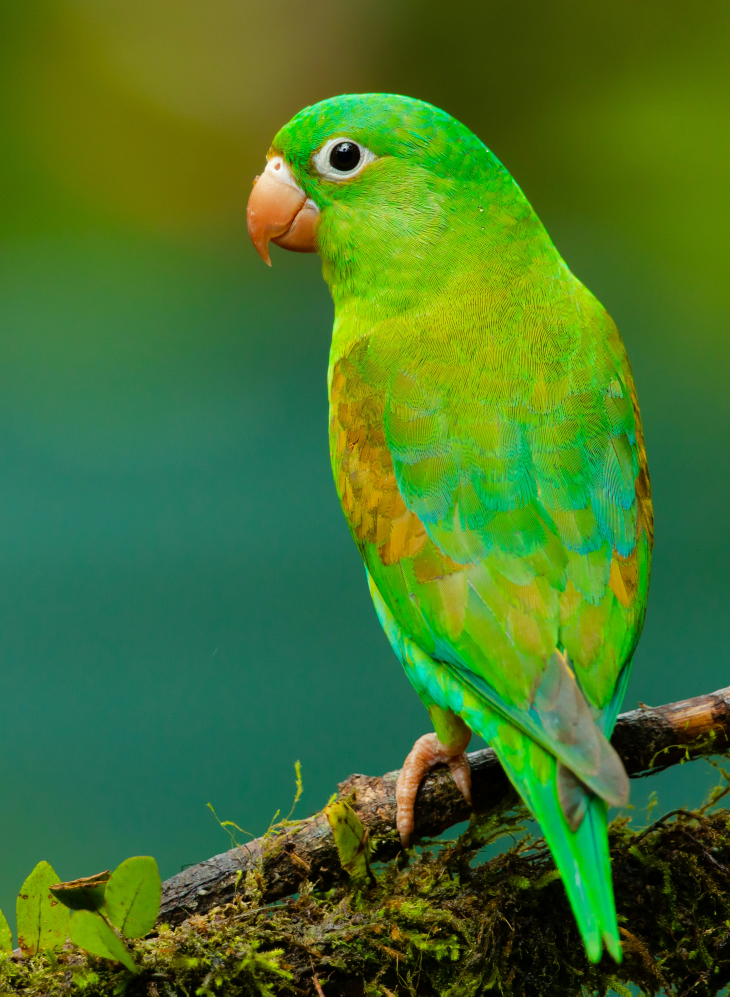
#> input picture assets/source/perroquet.jpg, 2919 x 3985 px, found by its file name (shown at 1/4 size)
$ python generate_level.py ../../assets/source/perroquet.jpg
#> lines starting #> are read from the running program, lines starting #| are printed output that depends on the picture; after the words box and inside, x2 and y2 are one past the last pixel; in counts of white or black regions, pixels touching at a corner belong together
#> in generate_level_from_image, img is the input picture: PIL image 2919x3985 RGB; mean R, G, B 69.3, 116.2, 41.1
### scripts/level-generator/shuffle_grid.py
"""Port of src/utils/shuffleGrid.ts for level validation during generation."""

from __future__ import annotations

from collections import Counter
from dataclasses import dataclass
from typing import Callable

Grid = list[list[str]]
MAX_START_CORRECT_PERCENT = 20


@dataclass
class Cell:
    row: int
    col: int


def create_seeded_random(seed: int) -> Callable[[], float]:
    state = seed & 0xFFFFFFFF

    def random() -> float:
        nonlocal state
        state = (state * 1664525 + 1013904223) & 0xFFFFFFFF
        return state / 0x100000000

    return random


def shuffle_with_random(items: list, random: Callable[[], float]) -> list:
    copy = list(items)
    for index in range(len(copy) - 1, 0, -1):
        swap_index = int(random() * (index + 1))
        copy[index], copy[swap_index] = copy[swap_index], copy[index]
    return copy


def count_colors(grid: Grid) -> dict[str, int]:
    counts: dict[str, int] = {}
    for row in grid:
        for cell in row:
            counts[cell] = counts.get(cell, 0) + 1
    return counts


def grids_are_identical(first: Grid, second: Grid) -> bool:
    return all(
        first[row][col] == second[row][col]
        for row in range(len(first))
        for col in range(len(first[row]))
    )


def find_connected_components(grid: Grid) -> list[tuple[str, list[Cell]]]:
    rows = len(grid)
    cols = len(grid[0]) if rows else 0
    visited = [[False] * cols for _ in range(rows)]
    components: list[tuple[str, list[Cell]]] = []
    directions = [
        (-1, 0),
        (1, 0),
        (0, -1),
        (0, 1),
        (-1, -1),
        (-1, 1),
        (1, -1),
        (1, 1),
    ]

    for row in range(rows):
        for col in range(cols):
            if visited[row][col]:
                continue

            color = grid[row][col]
            queue = [Cell(row, col)]
            cells: list[Cell] = []
            visited[row][col] = True

            while queue:
                current = queue.pop(0)
                cells.append(current)
                for dr, dc in directions:
                    nr, nc = current.row + dr, current.col + dc
                    if (
                        0 <= nr < rows
                        and 0 <= nc < cols
                        and not visited[nr][nc]
                        and grid[nr][nc] == color
                    ):
                        visited[nr][nc] = True
                        queue.append(Cell(nr, nc))

            components.append((color, cells))

    return components


def flatten_grid(grid: Grid) -> tuple[list[Cell], list[str], dict[str, int]]:
    positions: list[Cell] = []
    target_colors: list[str] = []
    index_by_cell: dict[str, int] = {}

    for row in range(len(grid)):
        for col in range(len(grid[row])):
            index = len(positions)
            positions.append(Cell(row, col))
            target_colors.append(grid[row][col])
            index_by_cell[f"{row},{col}"] = index

    return positions, target_colors, index_by_cell


def rebuild_grid(
    positions: list[Cell],
    assigned_colors: list[str],
    rows: int,
    cols: int,
) -> Grid:
    grid: Grid = [["" for _ in range(cols)] for _ in range(rows)]
    for position, color in zip(positions, assigned_colors):
        grid[position.row][position.col] = color
    return grid


def count_correct_assignments(target_colors: list[str], assigned: list[str]) -> int:
    return sum(1 for index, color in enumerate(assigned) if color == target_colors[index])


def build_anti_match_assignment(target_grid: Grid, random: Callable[[], float]) -> list[str]:
    positions, target_colors, _ = flatten_grid(target_grid)
    counts_by_target = Counter(target_colors)

    shuffled_positions = shuffle_with_random(
        list(enumerate(positions)),
        random,
    )
    shuffled_positions.sort(
        key=lambda item: counts_by_target[target_colors[item[0]]],
    )

    remaining = count_colors(target_grid)
    assigned = [""] * len(target_colors)

    for index, _ in shuffled_positions:
        target_color = target_colors[index]
        available = [(color, count) for color, count in remaining.items() if count > 0]
        wrong_options = [(color, count) for color, count in available if color != target_color]
        wrong_options.sort(key=lambda item: item[1], reverse=True)
        chosen_color = wrong_options[0][0] if wrong_options else available[0][0]

        assigned[index] = chosen_color
        remaining[chosen_color] -= 1

    return assigned


def swap_equal_component_assignments(
    target_grid: Grid,
    assigned: list[str],
    index_by_cell: dict[str, int],
    target_colors: list[str],
    random: Callable[[], float],
) -> list[str]:
    next_assigned = list(assigned)
    groups_by_size: dict[int, list[list[int]]] = {}

    for _, cells in find_connected_components(target_grid):
        indices = [index_by_cell[f"{cell.row},{cell.col}"] for cell in cells]
        size = len(indices)
        groups_by_size.setdefault(size, []).append(indices)

    for groups in groups_by_size.values():
        if len(groups) < 2:
            continue

        shuffled_groups = shuffle_with_random(groups, random)
        for index in range(0, len(shuffled_groups) - 1, 2):
            indices_a = shuffled_groups[index]
            indices_b = shuffled_groups[index + 1]
            colors_a = [next_assigned[i] for i in indices_a]
            colors_b = [next_assigned[i] for i in indices_b]
            before_correct = count_correct_assignments(target_colors, next_assigned)

            for offset, cell_index in enumerate(indices_a):
                next_assigned[cell_index] = colors_b[offset]
            for offset, cell_index in enumerate(indices_b):
                next_assigned[cell_index] = colors_a[offset]

            after_correct = count_correct_assignments(target_colors, next_assigned)
            if after_correct >= before_correct:
                for offset, cell_index in enumerate(indices_a):
                    next_assigned[cell_index] = colors_a[offset]
                for offset, cell_index in enumerate(indices_b):
                    next_assigned[cell_index] = colors_b[offset]

    return next_assigned


def reduce_correct_assignments(
    target_colors: list[str],
    assigned: list[str],
    random: Callable[[], float],
    max_correct: int,
) -> list[str]:
    next_assigned = list(assigned)
    attempts = 0

    while count_correct_assignments(target_colors, next_assigned) > max_correct and attempts < 1000:
        attempts += 1
        correct_indices = [
            index
            for index, color in enumerate(next_assigned)
            if color == target_colors[index]
        ]
        incorrect_indices = [
            index
            for index, color in enumerate(next_assigned)
            if color != target_colors[index]
        ]

        if not correct_indices or len(incorrect_indices) < 2:
            break

        first_index = correct_indices[int(random() * len(correct_indices))]
        second_index = incorrect_indices[int(random() * len(incorrect_indices))]

        for _ in range(8):
            candidate = incorrect_indices[int(random() * len(incorrect_indices))]
            first_color = next_assigned[first_index]
            second_color = next_assigned[candidate]
            if (
                candidate != first_index
                and first_color != second_color
                and second_color != target_colors[first_index]
                and first_color != target_colors[candidate]
            ):
                second_index = candidate
                break

        first_color = next_assigned[first_index]
        next_assigned[first_index] = next_assigned[second_index]
        next_assigned[second_index] = first_color

    return next_assigned


def check_grid_state(shuffled: Grid, target: Grid) -> tuple[int, float]:
    correct = sum(
        1
        for row in range(len(target))
        for col in range(len(target[row]))
        if shuffled[row][col] == target[row][col]
    )
    total = sum(len(row) for row in target)
    percentage = (correct / total * 100) if total else 0.0
    return correct, percentage


def has_matching_color_counts(shuffled: Grid, target: Grid) -> bool:
    return count_colors(shuffled) == count_colors(target)


def create_shuffled_grid(target_grid: Grid, seed: int) -> Grid:
    rows = len(target_grid)
    cols = len(target_grid[0]) if rows else 0
    random = create_seeded_random(seed)
    positions, target_colors, index_by_cell = flatten_grid(target_grid)
    total_cells = len(target_colors)
    max_correct = int(total_cells * MAX_START_CORRECT_PERCENT / 100)

    assigned = build_anti_match_assignment(target_grid, random)
    for _ in range(3):
        assigned = swap_equal_component_assignments(
            target_grid,
            assigned,
            index_by_cell,
            target_colors,
            random,
        )
    assigned = reduce_correct_assignments(target_colors, assigned, random, max_correct)
    return rebuild_grid(positions, assigned, rows, cols)


def shuffle_target_grid(target_grid: Grid, seed: int | None = None) -> Grid:
    if not target_grid or not target_grid[0]:
        return target_grid

    base_seed = 0 if seed is None else int(seed)
    total_cells = len(target_grid) * len(target_grid[0])
    max_correct = int(total_cells * MAX_START_CORRECT_PERCENT / 100)

    best_grid: Grid | None = None
    best_correct = total_cells

    for attempt in range(24):
        shuffled = create_shuffled_grid(target_grid, base_seed + attempt)
        if not has_matching_color_counts(shuffled, target_grid):
            continue
        if grids_are_identical(shuffled, target_grid):
            continue

        correct_count, percentage = check_grid_state(shuffled, target_grid)
        if correct_count <= max_correct or percentage <= MAX_START_CORRECT_PERCENT:
            return shuffled

        if correct_count < best_correct:
            best_correct = correct_count
            best_grid = shuffled

    fallback = best_grid or create_shuffled_grid(target_grid, base_seed + 999)
    if not has_matching_color_counts(fallback, target_grid):
        raise RuntimeError("Shuffle failed to preserve color counts")
    return fallback


def get_initial_correct_percent(target_grid: Grid, seed: int | None = None) -> float:
    shuffled = shuffle_target_grid(target_grid, seed)
    _, percentage = check_grid_state(shuffled, target_grid)
    return percentage

### scripts/level-generator/color_distance.py
"""Perceptual color distance helpers for palette validation."""

from __future__ import annotations

import math
import re
from typing import Iterable

# CIE76 ΔE in LAB — below ~12 pairs look too similar on a phone screen.
MIN_PALETTE_DELTA_E = 15.0


def _hex_to_rgb(hex_color: str) -> tuple[int, int, int]:
    normalized = hex_color.strip().lstrip("#")
    if len(normalized) != 6:
        raise ValueError(f"Invalid hex color: {hex_color}")
    return (
        int(normalized[0:2], 16),
        int(normalized[2:4], 16),
        int(normalized[4:6], 16),
    )


def _srgb_to_linear(channel: float) -> float:
    if channel <= 0.04045:
        return channel / 12.92
    return ((channel + 0.055) / 1.055) ** 2.4


def rgb_to_lab(red: int, green: int, blue: int) -> tuple[float, float, float]:
    red_l = _srgb_to_linear(red / 255.0)
    green_l = _srgb_to_linear(green / 255.0)
    blue_l = _srgb_to_linear(blue / 255.0)

    x = red_l * 0.4124564 + green_l * 0.3575761 + blue_l * 0.1804375
    y = red_l * 0.2126729 + green_l * 0.7151522 + blue_l * 0.0721750
    z = red_l * 0.0193339 + green_l * 0.1191920 + blue_l * 0.9503041

    x /= 0.95047
    y /= 1.0
    z /= 1.08883

    def f(value: float) -> float:
        return value ** (1 / 3) if value > 0.008856 else (7.787 * value) + (16 / 116)

    fx, fy, fz = f(x), f(y), f(z)
    lightness = (116 * fy) - 16
    a = 500 * (fx - fy)
    b = 200 * (fy - fz)
    return lightness, a, b


def delta_e_cie76(
    first: tuple[float, float, float],
    second: tuple[float, float, float],
) -> float:
    return math.sqrt(sum((a - b) ** 2 for a, b in zip(first, second)))


def min_palette_delta_e(hex_colors: Iterable[str]) -> tuple[float, tuple[str, str] | None]:
    colors = list(hex_colors)
    if len(colors) < 2:
        return float("inf"), None

    labs = [rgb_to_lab(*_hex_to_rgb(color)) for color in colors]
    minimum = float("inf")
    closest: tuple[str, str] | None = None

    for left in range(len(colors)):
        for right in range(left + 1, len(colors)):
            distance = delta_e_cie76(labs[left], labs[right])
            if distance < minimum:
                minimum = distance
                closest = (colors[left], colors[right])

    return minimum, closest


def validate_palette_separation(
    palette: list[dict],
    min_delta_e: float = MIN_PALETTE_DELTA_E,
) -> float:
    hex_colors = [entry["hex"] for entry in palette]
    minimum, closest = min_palette_delta_e(hex_colors)
    if minimum < min_delta_e:
        pair = closest or ("?", "?")
        raise PaletteContrastError(minimum, pair[0], pair[1], min_delta_e=min_delta_e)
    return minimum


class PaletteContrastError(ValueError):
    """Raised when two gem colors are too similar for comfortable play."""

    def __init__(
        self,
        delta_e: float,
        first_hex: str,
        second_hex: str,
        *,
        min_delta_e: float = MIN_PALETTE_DELTA_E,
    ) -> None:
        self.delta_e = delta_e
        self.first_hex = first_hex
        self.second_hex = second_hex
        self.min_delta_e = min_delta_e
        super().__init__(
            f"Couleurs trop proches {first_hex} / {second_hex}: "
            f"ΔE={delta_e:.1f} (< {min_delta_e:.1f} min)."
        )

### scripts/level-generator/level_generator/export.py
"""Export TypeScript level files and sync the generated levels registry."""

from __future__ import annotations

import json
import re
from pathlib import Path

from level_generator.models import LevelData

from .config import LEVELS_DIR, LEVELS_GENERATED_FILE


def list_level_ids(levels_dir: Path | None = None) -> list[int]:
    directory = levels_dir or LEVELS_DIR
    ids: list[int] = []

    for file in directory.glob("level*.ts"):
        match = re.match(r"level(\d+)\.ts", file.name)
        if match:
            ids.append(int(match.group(1)))

    return sorted(ids)


def next_level_id(levels_dir: Path | None = None) -> int:
    ids = list_level_ids(levels_dir)
    return (ids[-1] if ids else 0) + 1


# [62 lines left out: functions export_level_typescript, sync_levels_index, read_existing_level_name, not called in this run]

### scripts/level-generator/generate_level.py
#!/usr/bin/env python3
"""
Generate a Gem Fill level from a source image.

Usage:
    python -m generate_level assets/source/perroquet.jpg
    python -m generate_level assets/source/perroquet.jpg --id 7 --name "Perroquet"
"""

from __future__ import annotations

import argparse
import json
import re
import sys
from collections import Counter, deque
from pathlib import Path
from typing import Iterable

import numpy as np
from PIL import Image
from sklearn.cluster import KMeans

from color_distance import (
    MIN_PALETTE_DELTA_E,
    PaletteContrastError,
    validate_palette_separation,
)

from level_generator.export import (
    export_level_typescript,
    next_level_id,
    sync_levels_index,
)
from level_generator.models import (
    DominantColorError,
    LevelData,
    MAX_DOMINANT_COLOR_RATIO,
    MAX_START_CORRECT_PERCENT,
    ShuffleDifficultyError,
)

MIN_COLORS = 2
MAX_COLORS = 10
DEFAULT_MAX_COLS = 14
DEFAULT_MAX_ROWS = 18
MIN_GRID = 4
MAX_GRID_CELLS = 196
CROP_COLOR_TOLERANCE = 35
UNIFORM_EDGE_THRESHOLD = 0.9


def color_distance_sq(c1: np.ndarray, c2: np.ndarray) -> float:
    diff = c1.astype(float) - c2.astype(float)
    return float(np.dot(diff, diff))


def rgb_to_hex(r: int, g: int, b: int) -> str:
    return f"#{r:02X}{g:02X}{b:02X}"


def slugify(text: str) -> str:
    normalized = re.sub(r"[^a-zA-Z0-9]+", "_", text.strip().lower())
    return normalized.strip("_") or "color"


def hue_name(r: int, g: int, b: int) -> str:
    """Rough French color name from RGB."""
    rn, gn, bn = r / 255, g / 255, b / 255
    mx, mn = max(rn, gn, bn), min(rn, gn, bn)
    delta = mx - mn

    if delta < 0.06:
        if mx < 0.25:
            return "Noir"
        if mx > 0.85:
            return "Blanc"
        return "Gris"

    if mx == rn:
        hue = ((gn - bn) / delta) % 6
    elif mx == gn:
        hue = (bn - rn) / delta + 2
    else:
        hue = (rn - gn) / delta + 4

    hue *= 60
    if hue < 15 or hue >= 345:
        return "Rouge"
    if hue < 45:
        return "Orange"
    if hue < 75:
        return "Jaune"
    if hue < 165:
        return "Vert"
    if hue < 195:
        return "Cyan"
    if hue < 255:
        return "Bleu"
    if hue < 315:
        return "Violet"
    return "Rose"


def compute_grid_size(
    image_width: int,
    image_height: int,
    max_cols: int = DEFAULT_MAX_COLS,
    max_rows: int = DEFAULT_MAX_ROWS,
) -> tuple[int, int]:
    aspect = image_width / image_height

    if aspect >= 1:
        cols = max_cols
        rows = max(MIN_GRID, round(cols / aspect))
    else:
        rows = max_rows
        cols = max(MIN_GRID, round(rows * aspect))

    while rows * cols > MAX_GRID_CELLS:
        if rows >= cols and rows > MIN_GRID:
            rows -= 1
        elif cols > MIN_GRID:
            cols -= 1
        else:
            break

    return rows, cols


def crop_to_content(image: Image.Image, tolerance: int = CROP_COLOR_TOLERANCE) -> Image.Image:
    """Remove large empty margins so backgrounds occupy fewer cells."""
#> called with tolerance = 35
    rgb = image.convert("RGB")
    arr = np.array(rgb, dtype=np.int16)
    height, width = arr.shape[:2]

    if height <= MIN_GRID or width <= MIN_GRID:
        return rgb

    edge_pixels = np.concatenate(
        [arr[0, :], arr[-1, :], arr[:, 0], arr[:, -1]], axis=0
    )
    background = Counter(map(tuple, edge_pixels)).most_common(1)[0][0]
#> background = (2, 3, 0)
    background_arr = np.array(background, dtype=np.int16)
#> background_arr = [2, 3, 0]
    diff = np.sum((arr - background_arr) ** 2, axis=2)
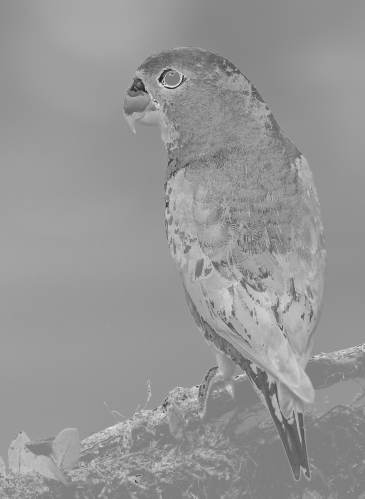
#> diff: shape (3985, 2919) int64 (shown at 1/8 size); min -96506, max 97922, mean 17730.6; drawn with min black and max white
    content_mask = diff > tolerance * tolerance
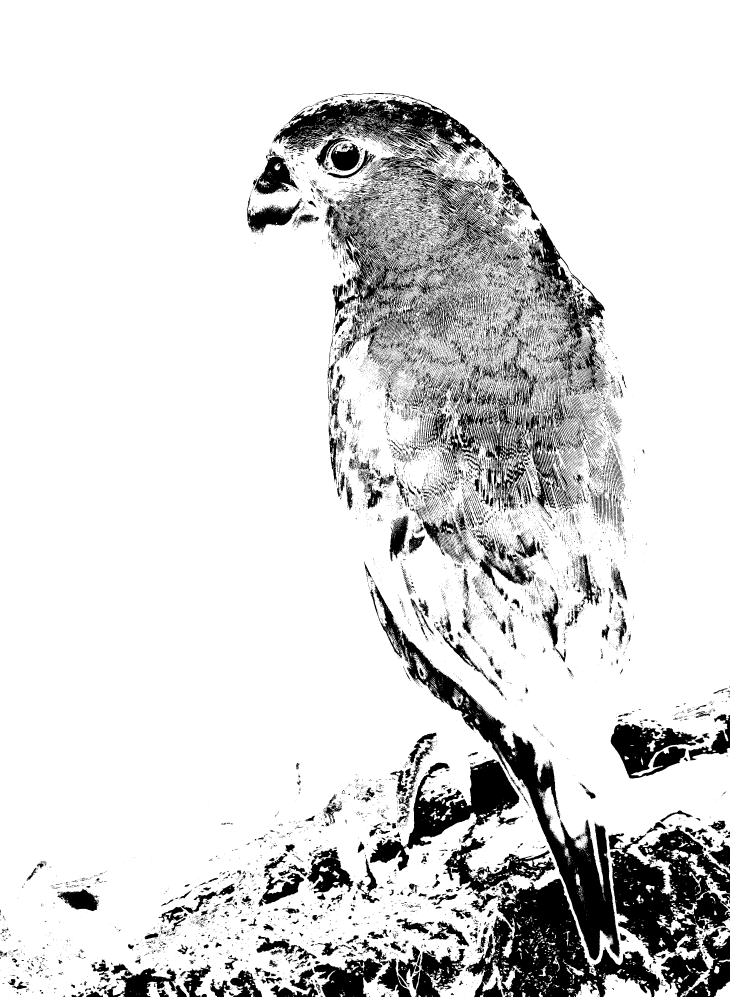
#> content_mask: shape (3985, 2919) bool (shown at 1/4 size); 85.4% white; 24755 black regions (22123 under 20 px), largest, box (x1, y1, x2, y2) and area: (1863, 3515, 2643, 3985) 159964, (2434, 3302, 2919, 3985) 158244, (1456, 2246, 2479, 3842) 157723

    if not content_mask.any():
        return rgb

    content_rows = np.where(content_mask.any(axis=1))[0]
#> content_rows = 3985 values from 0 to 3984
    content_cols = np.where(content_mask.any(axis=0))[0]
#> content_cols = 2919 values from 0 to 2918
#> (the rest of the program and of its run is left out)
